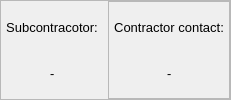
                   <widget class="QFrame" name="subConstructContractorFrame">
                    <property name="frameShape">
                     <enum>QFrame::StyledPanel</enum>
                    </property>
                    <property name="frameShadow">
                     <enum>QFrame::Raised</enum>
                    </property>
                    <layout class="QHBoxLayout" name="horizontalLayout_10">
                     <property name="spacing">
                      <number>5</number>
                     </property>
                     <property name="leftMargin">
                      <number>0</number>
                     </property>
                     <property name="topMargin">
                      <number>0</number>
                     </property>
                     <property name="rightMargin">
                      <number>0</number>
                     </property>
                     <property name="bottomMargin">
                      <number>0</number>
                     </property>
                     <item>
                      <widget class="QFrame" name="frame_35">
                       <property name="sizePolicy">
                        <sizepolicy hsizetype="Preferred" vsizetype="Preferred">
                         <horstretch>0</horstretch>
                         <verstretch>0</verstretch>
                        </sizepolicy>
                       </property>
                       <property name="frameShape">
                        <enum>QFrame::NoFrame</enum>
                       </property>
                       <property name="frameShadow">
                        <enum>QFrame::Sunken</enum>
                       </property>
                       <property name="lineWidth">
                        <number>0</number>
                       </property>
                       <layout class="QVBoxLayout" name="verticalLayout_6">
                        <property name="spacing">
                         <number>5</number>
                        </property>
                        <property name="leftMargin">
                         <number>5</number>
                        </property>
                        <property name="topMargin">
                         <number>5</number>
                        </property>
                        <property name="rightMargin">
                         <number>5</number>
                        </property>
                        <property name="bottomMargin">
                         <number>5</number>
                        </property>
                        <item>
                         <widget class="QLabel" name="label_45">
                          <property name="sizePolicy">
                           <sizepolicy hsizetype="Preferred" vsizetype="Preferred">
                            <horstretch>0</horstretch>
                            <verstretch>0</verstretch>
                           </sizepolicy>
                          </property>
                          <property name="minimumSize">
                           <size>
                            <width>0</width>
                            <height>0</height>
                           </size>
                          </property>
                          <property name="font">
                           <font>
                            <family>Arial</family>
                            <pointsize>10</pointsize>
                            <weight>50</weight>
                            <italic>false</italic>
                            <bold>false</bold>
                           </font>
                          </property>
                          <property name="text">
                           <string>Subcontracotor:</string>
                          </property>
                          <property name="alignment">
                           <set>Qt::AlignCenter</set>
                          </property>
                          <property name="indent">
                           <number>10</number>
                          </property>
                         </widget>
                        </item>
                        <item>
                         <widget class="QLabel" name="subConstructContractorNameLbl">
                          <property name="sizePolicy">
                           <sizepolicy hsizetype="Preferred" vsizetype="Preferred">
                            <horstretch>0</horstretch>
                            <verstretch>0</verstretch>
                           </sizepolicy>
                          </property>
                          <property name="minimumSize">
                           <size>
                            <width>0</width>
                            <height>0</height>
                           </size>
                          </property>
                          <property name="font">
                           <font>
                            <family>Arial</family>
                            <pointsize>10</pointsize>
                            <weight>50</weight>
                            <italic>true</italic>
                            <bold>false</bold>
                           </font>
                          </property>
                          <property name="text">
                           <string>-</string>
                          </property>
                          <property name="alignment">
                           <set>Qt::AlignCenter</set>
                          </property>
                          <property name="indent">
                           <number>10</number>
                          </property>
                         </widget>
                        </item>
                       </layout>
                      </widget>
                     </item>
                     <item>
                      <widget class="QFrame" name="frame">
                       <property name="frameShape">
                        <enum>QFrame::StyledPanel</enum>
                       </property>
                       <property name="frameShadow">
                        <enum>QFrame::Raised</enum>
                       </property>
                       <layout class="QVBoxLayout" name="verticalLayout_20">
                        <property name="spacing">
                         <number>5</number>
                        </property>
                        <property name="leftMargin">
                         <number>5</number>
                        </property>
                        <property name="topMargin">
                         <number>5</number>
                        </property>
                        <property name="rightMargin">
                         <number>5</number>
                        </property>
                        <property name="bottomMargin">
                         <number>5</number>
                        </property>
                        <item>
                         <widget class="QLabel" name="label_73">
                          <property name="minimumSize">
                           <size>
                            <width>0</width>
                            <height>0</height>
                           </size>
                          </property>
                          <property name="font">
                           <font>
                            <family>Arial</family>
                            <pointsize>10</pointsize>
                            <weight>50</weight>
                            <italic>false</italic>
                            <bold>false</bold>
                           </font>
                          </property>
                          <property name="text">
                           <string>Contractor contact:</string>
                          </property>
                          <property name="alignment">
                           <set>Qt::AlignCenter</set>
                          </property>
                          <property name="wordWrap">
                           <bool>false</bool>
                          </property>
                          <property name="indent">
                           <number>10</number>
                          </property>
                         </widget>
                        </item>
                        <item>
                         <widget class="QLabel" name="subConstructContractorContactLbl">
                          <property name="sizePolicy">
                           <sizepolicy hsizetype="Preferred" vsizetype="Preferred">
                            <horstretch>0</horstretch>
                            <verstretch>0</verstretch>
                           </sizepolicy>
                          </property>
                          <property name="minimumSize">
                           <size>
                            <width>0</width>
                            <height>0</height>
                           </size>
                          </property>
                          <property name="font">
                           <font>
                            <family>Arial</family>
                            <pointsize>10</pointsize>
                            <weight>50</weight>
                            <italic>true</italic>
                            <bold>false</bold>
                           </font>
                          </property>
                          <property name="layoutDirection">
                           <enum>Qt::RightToLeft</enum>
                          </property>
                          <property name="text">
                           <string>-</string>
                          </property>
                          <property name="alignment">
                           <set>Qt::AlignCenter</set>
                          </property>
                          <property name="wordWrap">
                           <bool>true</bool>
                          </property>
                          <property name="indent">
                           <number>10</number>
                          </property>
                         </widget>
                        </item>
                       </layout>
                      </widget>
                     </item>
                    </layout>
                   </widget>
